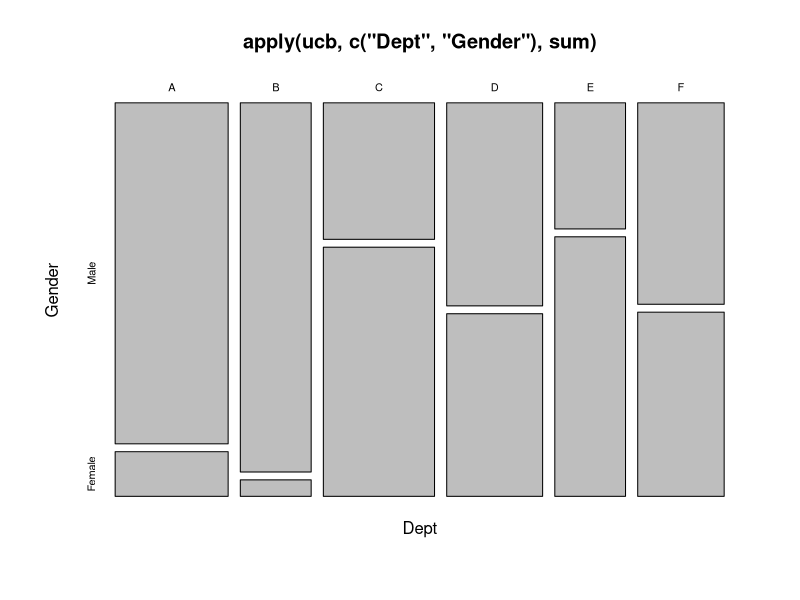
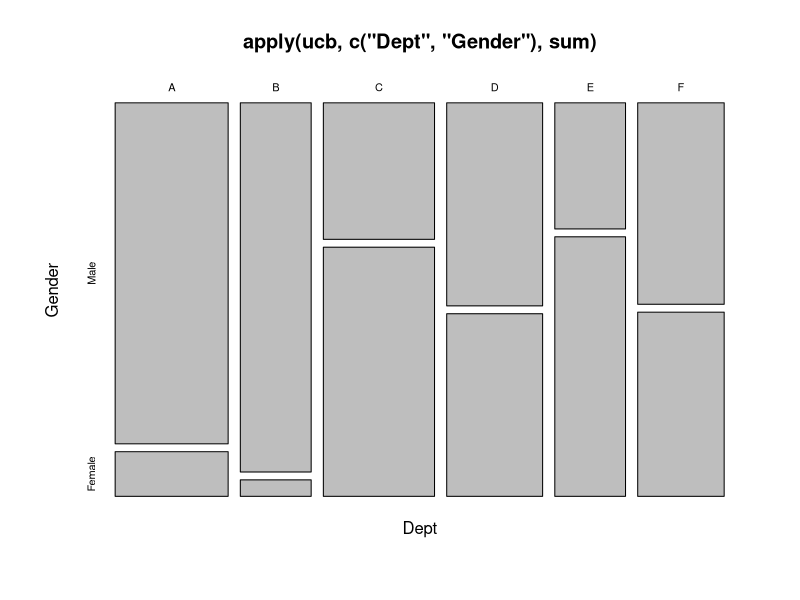
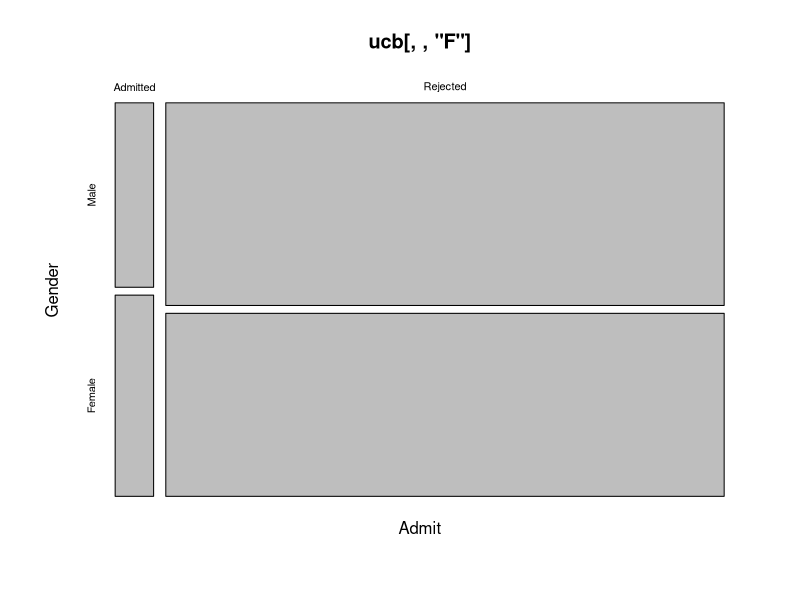
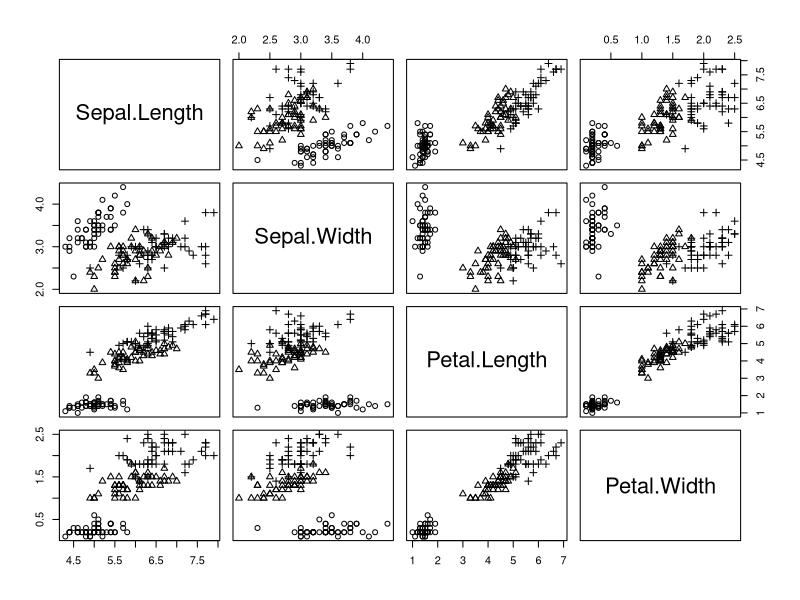
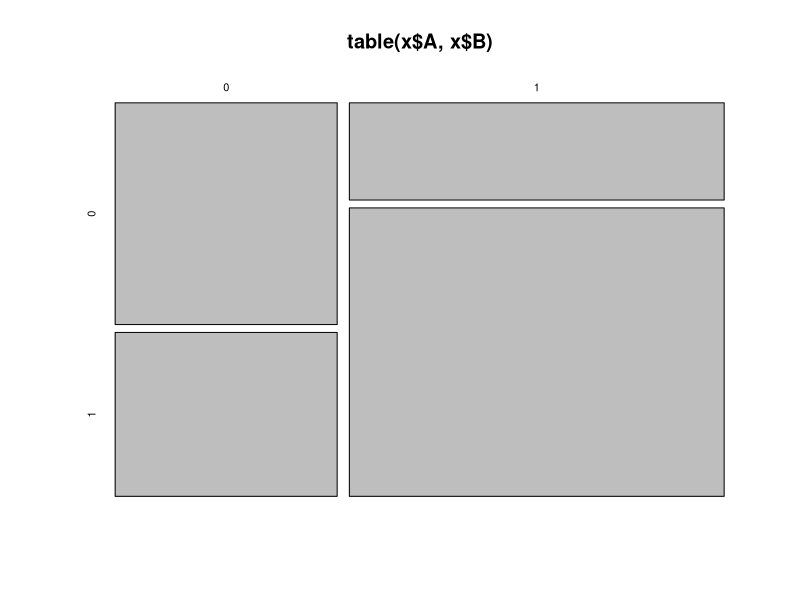
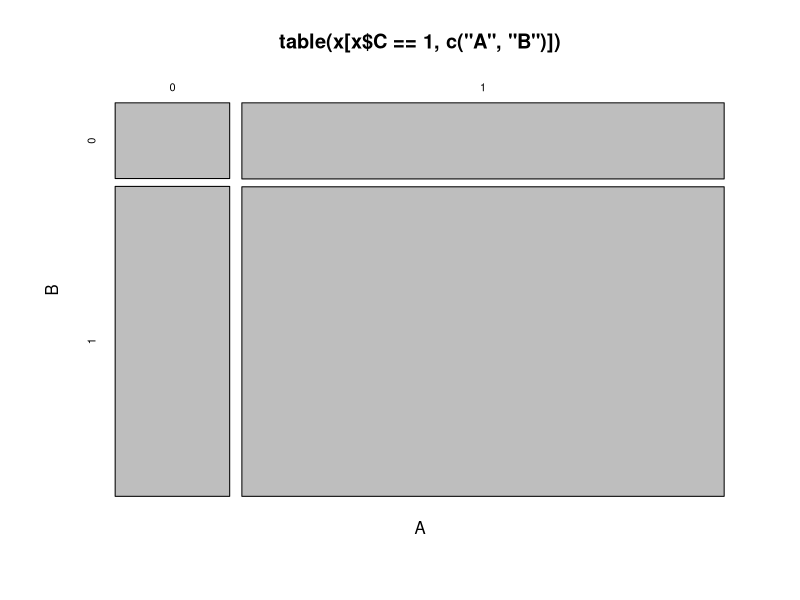
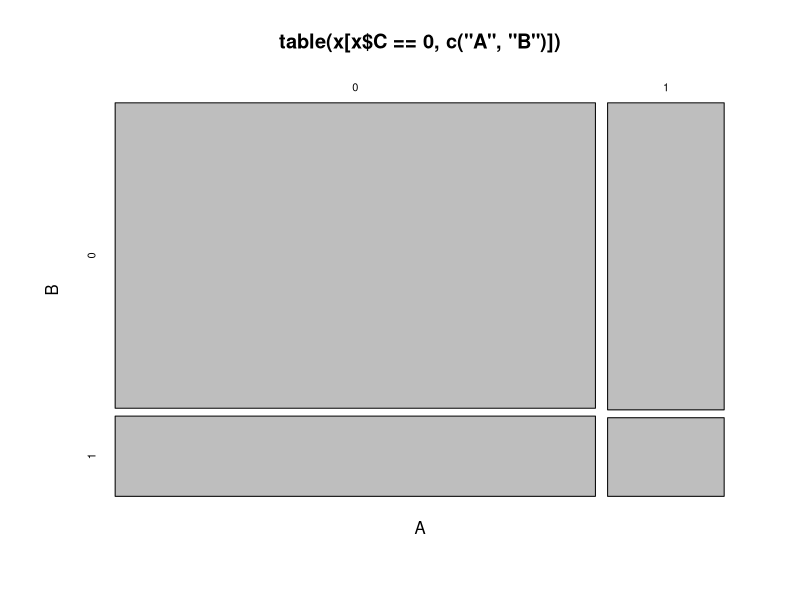

Generate these figures, in order, with R:

##### Question 1 #####

## Part E ##

n = 10000
p = rep(0,n)
f = rep(0,n)

for (i in 1:n) {
  p[i] = sample(1:3, 1, prob=c(.2,.3,.5))
  if (p[i] == 1){
    f[i] = (runif(1) < .3)
  }else if (p[i] ==2) {
    f[i] = (runif(1) < .5)
  } else {
    f[i] = (runif(1) < .9)
  }
}

cat("P(A|favor) = ", sum(p == 1 & f) / sum(f), "\n")




##### Question 2 #####

## Part A ##

ucb = UCBAdmissions

apply(ucb,c("Dept","Admit"),sum)
mosaicplot(apply(ucb,c("Dept","Gender"),sum))


## Part B ##

apply(ucb,c("Dept","Gender"),sum)
mosaicplot(apply(ucb,c("Dept","Gender"),sum))


## Part C ##

ucb[,,"F"]
mosaicplot(ucb[,,"F"])


## Part D ##

apply(ucb["Rejected",,],"Gender",sum)




##### Question 3 #####

## Part A ##

s = c(rep(1,50),rep(2,50),rep(3,50))
pairs(iris[,1:4],pch=s)




##### Question 4 #####

## Part A ##

n = 1000
r = 3
o = matrix(0,n,r)
for (i in 1:n) {
  d = sample(1:3,1,prob=c(.5,.25,.25))
  if (d == 1) {
    o[i,] = sample(1:6,3,replace=T,prob=rep(1/6,6))
  } else if (d == 2) {
    o[i,] = sample(1:6,3,replace=T,prob=c(2/9,1/9,2/9,1/9,2/9,1/9))
  } else {
    o[i,] = sample(1:6,3,replace=T,prob=c(1/9,1/9,1/9,2/9,2/9,2/9))
  }
}


## Part D ##

n = 1000
r = 3
o = matrix(0,n,r)
p = matrix(0,3,6)
p[1,] = rep(1/6,6)
p[2,] = c(2/9,1/9,2/9,1/9,2/9,1/9)
p[3,] = c(1/9,1/9,1/9,2/9,2/9,2/9)
previous = c(.5,.25,.25)
t = rep(0,n)
e = rep(0,n)
for (i in 1:n) {
  t[i] = sample(1:3,1,prob = previous)
  x = o[i,] = sample(1:6,3,replace=T,prob=p[t[i],])
  joint = previous * p[,x[1]] * p[,x[2]] * p[,x[3]]
  e[i] = which.max(joint)
}

cat("estimated prob of correct = ", sum(e==t)/n, "\n")




##### Question 5 #####

## Part A ##

x = read.csv("three_related_vars.csv")
mosaicplot(table(x$A,x$B))

## Part B ##

mosaicplot(table(x[x$C==1,c("A","B")]))
mosaicplot(table(x[x$C==0,c("A","B")]))

## Part C ##

n = 1000
A = rep(0,n)
B = rep(0,n)
C = rep(0,n)
for (i in 1:n) {
  C[i] = runif(1) < .7
  if (C[i]){
    A[i] = runif(1) < .8
    B[i] = runif(1) < .8
  } else {
    A[i] = runif(1) < .2
    B[i] = runif(1) < .2
  }
}

